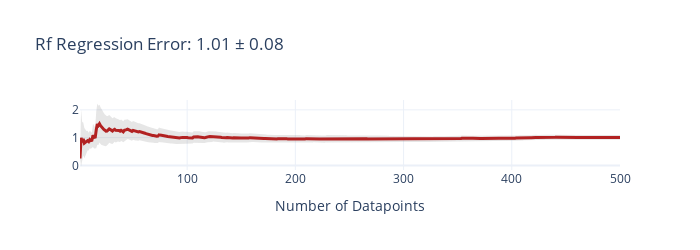
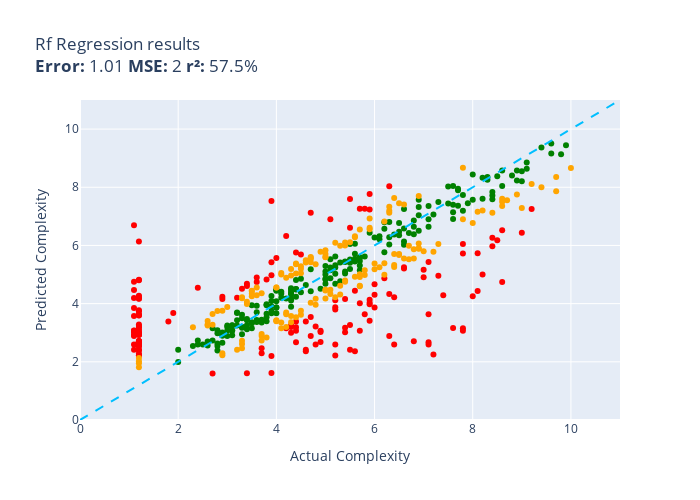

Notebook code cell kept with these figures, in order:
### Code cell
def rf_regression(item):
    feature_vals = get_features(item)
    feature_df = pd.DataFrame([feature_vals])
    prediction = rf_model.predict(feature_df)
    return float(prediction[0])

evaluate(rf_regression, test)

### Figure 1 — Plotly figure (JSON) as saved in the notebook; plotly's stock layout.template omitted (floating-point values rounded to 4 significant figures; data arrays with more than 128 entries replaced by an {"elided": "..."} marker saying what was removed)
{"data": [{"fill": "toself", "fillcolor": "rgba(128,128,128,0.2)", "hoverinfo": "skip", "line": {"color": "rgba(255,255,255,0)"}, "name": "95% CI", "showlegend": false, "type": "scatter", "x": {"elided": "1000 int values"}, "y": {"elided": "1000 float values"}}, {"customdata": {"elided": "500x1 float values"}, "hovertemplate": "n=%{x}<br>Avg Error=%{y:,.2f}<br>±95% CI=%{customdata[0]:,.2f}<extra></extra>", "line": {"color": "firebrick", "width": 3}, "mode": "lines", "name": "Cumulative Avg Error", "type": "scatter", "x": {"elided": "500 int values"}, "y": {"elided": "500 float values"}}], "layout": {"height": 250, "showlegend": false, "title": {"text": "Rf Regression Error: 1.01 ± 0.08"}, "width": 700, "xaxis": {"title": {"text": "Number of Datapoints"}}}}

### Figure 2 — Plotly figure (JSON) as saved in the notebook; plotly's stock layout.template omitted (floating-point values rounded to 4 significant figures; data arrays with more than 128 entries replaced by an {"elided": "..."} marker saying what was removed)
{"data": [{"customdata": {"elided": "196x1 str values"}, "hovertemplate": "%{customdata[0]}<extra></extra>", "legendgroup": "green", "marker": {"color": "green", "size": 6, "symbol": "circle"}, "mode": "markers", "name": "green", "orientation": "v", "showlegend": true, "type": "scatter", "x": {"elided": "196 float values"}, "xaxis": "x", "y": {"elided": "196 float values"}, "yaxis": "y"}, {"customdata": {"elided": "155x1 str values"}, "hovertemplate": "%{customdata[0]}<extra></extra>", "legendgroup": "red", "marker": {"color": "red", "size": 6, "symbol": "circle"}, "mode": "markers", "name": "red", "orientation": "v", "showlegend": true, "type": "scatter", "x": {"elided": "155 float values"}, "xaxis": "x", "y": {"elided": "155 float values"}, "yaxis": "y"}, {"customdata": {"elided": "149x1 str values"}, "hovertemplate": "%{customdata[0]}<extra></extra>", "legendgroup": "orange", "marker": {"color": "orange", "size": 6, "symbol": "circle"}, "mode": "markers", "name": "orange", "orientation": "v", "showlegend": true, "type": "scatter", "x": {"elided": "149 float values"}, "xaxis": "x", "y": {"elided": "149 float values"}, "yaxis": "y"}, {"hoverinfo": "skip", "line": {"color": "deepskyblue", "dash": "dash", "width": 2}, "mode": "lines", "name": "y = x", "showlegend": false, "type": "scatter", "x": [0, 11], "y": [0, 11]}], "layout": {"height": 500, "legend": {"title": {"text": "color"}, "tracegroupgap": 0}, "showlegend": false, "title": {"text": "Rf Regression results<br><b>Error:</b> 1.01 <b>MSE:</b> 2 <b>r²:</b> 57.5%"}, "width": 700, "xaxis": {"anchor": "y", "domain": [0, 1], "range": [0, 11], "title": {"text": "Actual Complexity"}}, "yaxis": {"anchor": "x", "domain": [0, 1], "range": [0, 11], "title": {"text": "Predicted Complexity"}}}}
